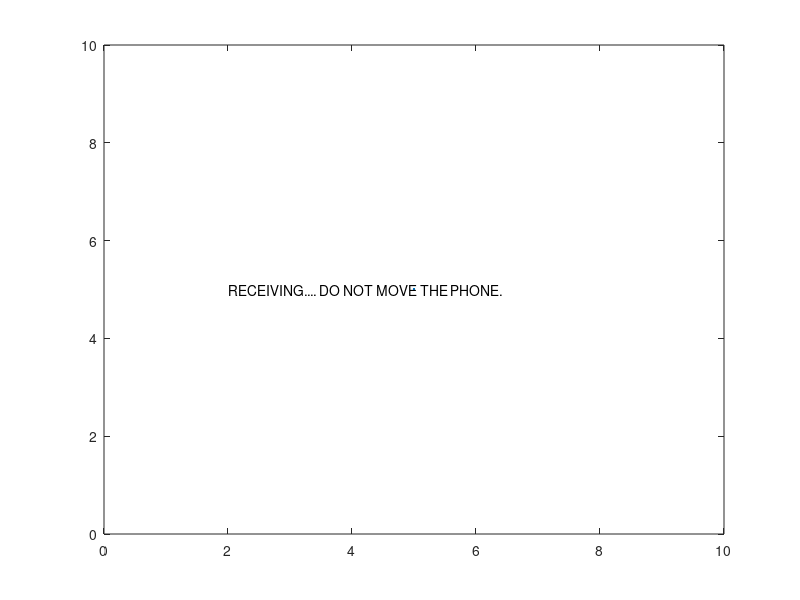

Recreate this plot in MATLAB. (Note: this script raises an error after producing the figure.)
clear %Revised at March 7, 2015.
load NUS_AOFDM_TX_parameters.mat %loading OFDM TX system paramters
figure(1);clf; plot(5,5); axis([0 10 0 10]);text(2, 5, 'RECEIVING.... DO NOT MOVE THE PHONE.'); 
%%%%%%%%%%%% Near ultrasonic sound sampling %%%%%%%%%%%%%%%%%%%%%%%%%%%%%%%%%%%%%%%%%
% TX_time is one packet; the WAV contains two repeated packets.
RX_time=2*TX_time+3;
if exist('NUS_AOFDM_TX.wav','file')==2
    wav_info=audioinfo('NUS_AOFDM_TX.wav');
    RX_time=wav_info.Duration+3;
end
% Start the original WAV just before running this receiver. Frame sync below
% assumes that the recording starts during the repeated transmission.
fprintf('Recording for %.2f seconds. Play the original WAV before running this receiver.\n',RX_time);
drawnow;
% Select the Realtek microphone explicitly, independent of Windows defaults.
preferred_microphone='Microphone (Realtek(R) Audio)';
audio_devices=audiodevinfo;
mic_index=find(contains({audio_devices.input.Name},preferred_microphone,'IgnoreCase',true),1);
if isempty(mic_index)
    error('Microphone not found. Run audiodevinfo and update preferred_microphone.');
end
mic_id=audio_devices.input(mic_index).ID;
fprintf('Input device: %s (ID %d)\n',audio_devices.input(mic_index).Name,mic_id);
r = audiorecorder(fs, 16, 1,mic_id);
recordblocking(r,RX_time); y=getaudiodata(r)';
%%%%%%%%%%%% Near ultrasonic sound sampling %%%%%%%%%%%%%%%%%%%%%%%%%%%%%%%%%%%%%%%%%
clf;subplot(3,3,1);plot(1/fs*(1:length(y)),y);  xlabel('Time [sec]');grid on;
subplot(3,3,2);pwelch(y,[],[],[],fs); grid on;

%%%%%%%%%% Front end BPF stage %%%%%%%%%%%%%%%%%%%%%%%%%%%%
T=Np/fs;
B=N/T;
W=4*B;
lpf=sinc(1/fs*((-fs*2/W):(fs*2/W))*W);
bpf=cos(2*pi*(fc+B/2)/fs*(1:length(lpf))).*lpf;
bpf_out=conv(y,bpf);
%%%%%%%%%% Front end BPF stage %%%%%%%%%%%%%%%%%%%%%%%%%%%%
subplot(3,3,3);plot(1/fs*(1:length(bpf_out)),bpf_out); xlabel('Time [sec]');grid on;
subplot(3,3,4);pwelch(bpf_out,[],[],[],fs); grid on;

%%%%%%%%%%Down conversion %%%%%%%%%%%%%%%%
L=length(bpf_out);
local_carrier=exp(-j*2*pi*(fc)*(1:L)/fs);
frequency_shifted=bpf_out.*local_carrier;
cbb=conv(frequency_shifted,lpf);  % Complex baseband signal
%%%%%%%%%%Down conversion %%%%%%%%%%%%%%%%

%%%%%%%Carrier recovery (frequency offset due to sampling clock offset)%%%%
downs=1e2; %Down sampling factor
cbb_down=cbb(1:downs:end); %Downsampled complex baseband signal
fsd=fs/downs; %Sampling frequency after downsampling.
W=0.5/T;% Filter BW
lpf_cr=sinc(1/fsd*((-fsd*2/W):(fsd*2/W))*W);
filtered_pilot=conv(cbb_down,lpf_cr);
f_pilot_L=length(filtered_pilot);
xx=abs(fft(filtered_pilot)); % Alternative: xx=pwelch(filtered_pilot,[],[],[],fsd);
[A B]=max(xx);
fo_pilot=(B-1)*fsd/f_pilot_L;
if fo_pilot > fsd/2
    fo_pilot=fo_pilot-fsd;
end
fo_pilot
rcbb=cbb.*exp(-j*2*pi*(fo_pilot)*(1:length(cbb))/fs);
%%%%%%%Carrier recovery (frequency offset due to sampling clock offset)%%%%

for dummy=1:1 %For folding TX-irrelavant part
    x4pilot_spectrum=fsd/f_pilot_L*(0:(f_pilot_L-1));
    y4pilot_spectrum=abs(fft(filtered_pilot));
    x4pilot_spectrum=x4pilot_spectrum-x4pilot_spectrum(ceil(f_pilot_L/2));
    y4pilot_spectrum=circshift(y4pilot_spectrum',floor(f_pilot_L/2))';
    subplot(3,3,5);semilogy(x4pilot_spectrum , y4pilot_spectrum  );xlabel('Frequency [Hz]'); title('Filtered pilot subcarrier'); grid on
end

%%%%%%%Frame Synchronization %%%%%%%%%%%%%%%%%%%%%%%%%%%%%%%%%%%%%%%%%%%%%%%%%%%%%%%%%
DEC=N/16;
Pf_GI_dec=Pf_GI(1:DEC:end);
rcbb_dec=rcbb(1:DEC:end);
rcbb_dec=abs(conv(rcbb_dec,conj(Pf_GI_dec(end:-1:1))));
accum=zeros(1,(Np+GI)*Ns/DEC);
for k=1:floor(length(rcbb_dec)/((Np+GI)*Ns/DEC))
    accum=accum+(rcbb_dec((k-1)*((Np+GI)*Ns/DEC)+(1:((Np+GI)*Ns/DEC))));
end
[T1 T2]=max(abs(accum));
NpGI=Np+GI;
ST=T2*DEC-NpGI;
if ST<1
    ST=ST+NpGI*Ns;
end
%%%%%%%Frame Synchronization %%%%%%%%%%%%%%%%%%%%%%%%%%%%%%%%%%%%%%%%%%%%%%%%%%%%%%%%%%%%%%%%
subplot(3,3,6);plot(abs(accum));title('Frame Synch');grid on

%%%%%%%OFDM demodulation with Channel compensation %%%%%%%%%%%%%%%%%%%%%%%%%
Demdata=[];Dp=[];DemPixel=[];
frcnt=1;
NsT=Nf*Ns;   %Total No. of OFDM demodulations
for k=1:(NsT+1) %floor((length(rcbb)-ST)/NpGI)

    T=fft(rcbb(ST+GI+ NpGI*(k-1)+(1:Np)));
    D=T(1:N);
    
    if mod(k,Ns)==1
        ch=D./P;
        ch_tbl(frcnt,:)=ch;
        if k==(NsT+1)
            ch_tbl(frcnt,:)=ch_tbl(frcnt-1,:);
        end
        %%%% Channel Interpolation and Detection %%%
        if frcnt>1
            Pch=ch_tbl(frcnt-1,:);
            Cch=ch_tbl(frcnt,:);
            for n=1:(Ns-1)
                CH=Pch +(n)/Ns*(Cch-Pch);
                Dsym=D_buffer(n,:);
                DemD=Dsym./CH;
                Demdata=[Demdata  DemD(2:end)];
                DemPixel=[DemPixel real(DemD(2:end)) imag(DemD(2:end))];
            end
        end
        %%% Channel Interpolation and Detection %%%
        frcnt=frcnt+1;
        D_buffer=[];
    else
        D_buffer=[D_buffer ; D];
    end
end
%%%%%%%OFDM demodulation with Channel compensation %%%%%%%%%%%%%%%%%%%
subplot(3,3,7); mesh(log(abs(ch_tbl))); xlabel('Frequency:Subcarrier'); ylabel('Time:OFDM symbol'); zlabel('Channel magnitude response [dB] '); grid on;
subplot(3,3,8);mesh(unwrap(angle(ch_tbl))); xlabel('Frequency:Subcarrier'); ylabel('Time:OFDM symbol'); zlabel('Channel phase response'); grid on;

%%%%%%%%%%%%%%%%%%Image Packet  Sync%%%%%%%%%%%%%%%%%%%%%%%%%%%%%%%
Preamble_matched=conv(sign(DemPixel), Preamble(end:-1:1));
[A B]=max(Preamble_matched);
DemPixel=circshift(DemPixel',-B)';
%%%%%%%%%%%%%%%%%%Image Packet  Sync%%%%%%%%%%%%%%%%%%%%%%%%%%%%%%%%
subplot(3,3,9);plot(Preamble_matched); title('Packet Sync');T=length(Preamble_matched);axis([-T/10 T -A A]);grid on;

for dummy=1:1 %For folding TX-irrelavant part
    DemPixel=DemPixel(DILindex)/Gain;
    DemA=zeros(NN,MM,KK);
    for n=1:NN
        for m=1:MM
            for k=1:KK
                DemA(n,m,k)= DemPixel(k+KK*(m-1)+KK*MM*(n-1));
            end
        end
    end
    
    DemA=uint8(DemA*256+128);
    if KK==1
        colormap(gray)
    end
end

figure(3)
image(DemA)
figure(4); clf; axis([0 10 0 10]); text(0.5,6, 'This is Figure 4. See Figure 3. \newline If the image is not recovered in Figure 3, \newline make sure that the phone speaker volume is maximized and, \newline \newline 1. In your PC, go to [Control Panel/Sound/Recording].  \newline 2. Select the internal MIC(which should be set as the default MIC) \newline and click the button [Properties] at the bottom. \newline 3. Select the tab [Enhancements]. \newline 4. Check [Disable all sound effects]. \newline 5. Redo the experiment.')    
